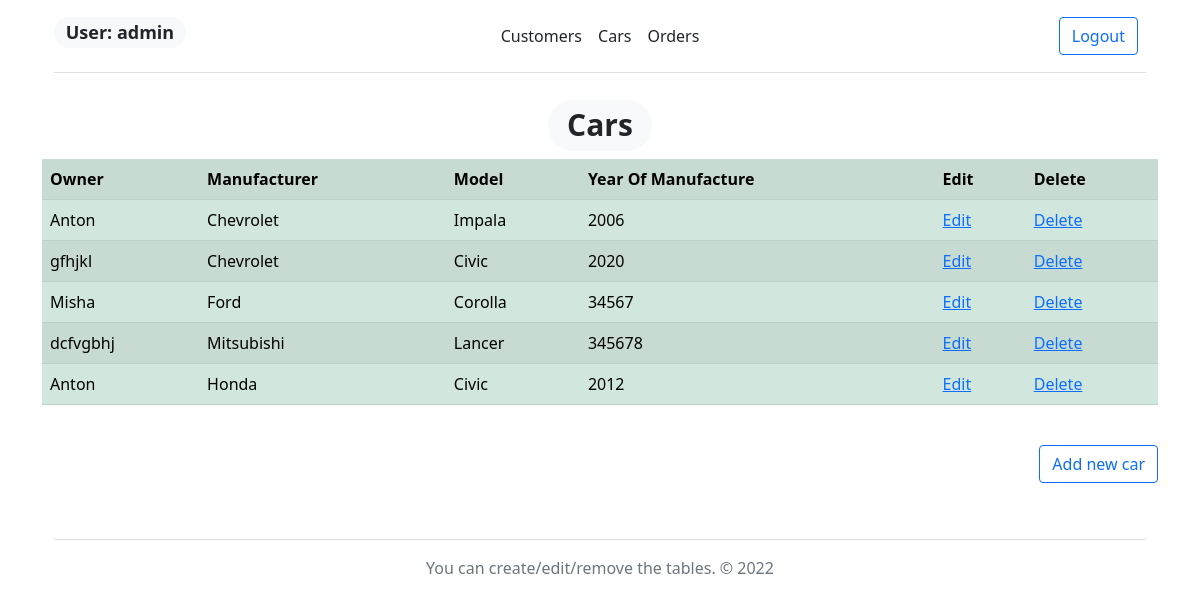
/car/ (signed in), run on an earlier commit of the app's database.
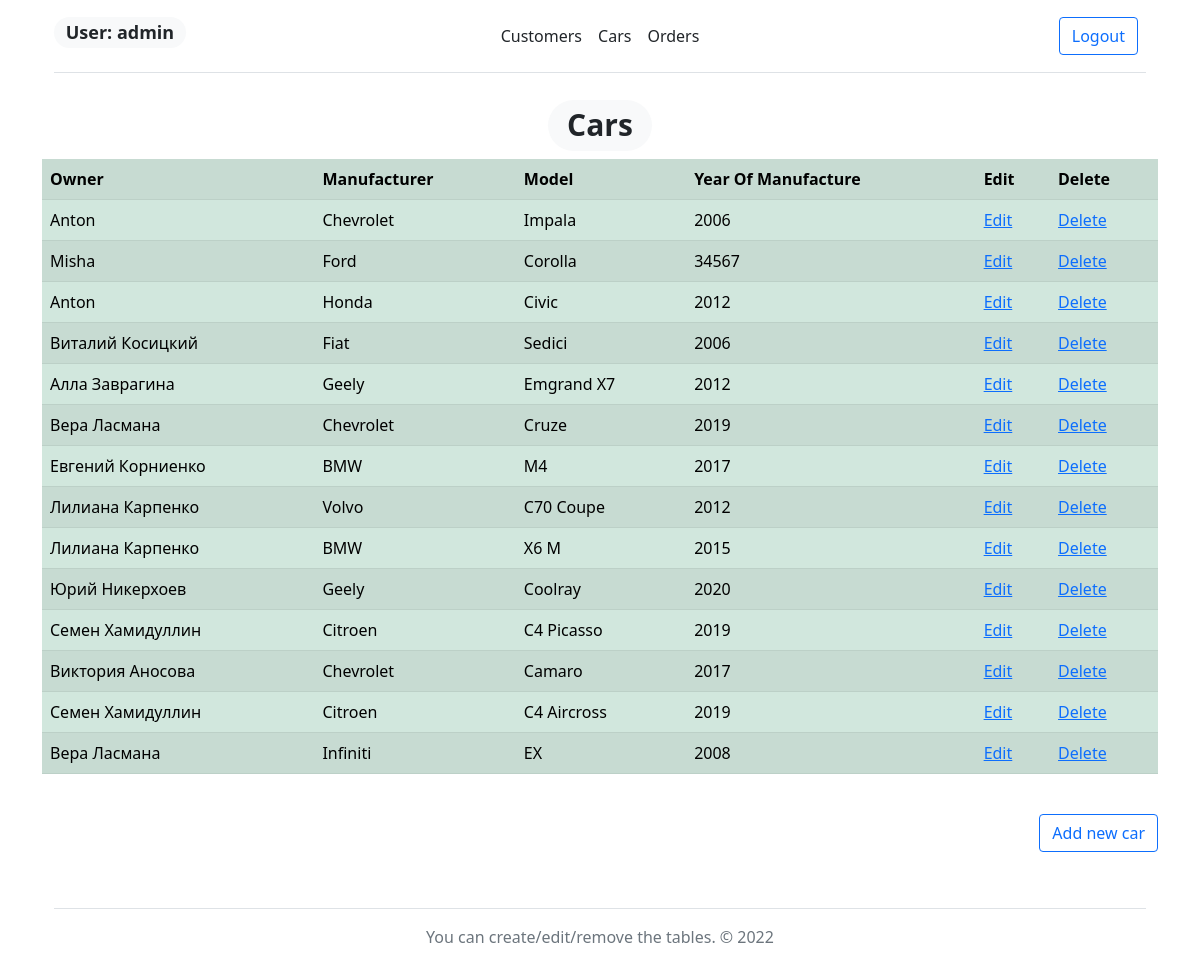
And on a later commit of the database.
### users/models.py (models this page shows, shortened)
class Car(models.Model):
    owner = models.ForeignKey(Customer,
                              on_delete=models.CASCADE)  # on_delete = models.CASCADE при удалении статьи удаляться и комменты
    manufacturer = models.CharField('Manufacturer', max_length=50)
    model = models.CharField('Model', max_length=100)
    yearOfManufacture = models.IntegerField('Year of manufacture')

class Customer(models.Model):
    Name = models.CharField('Name Customer', max_length=100)
    Email = models.EmailField('Email Customer', max_length=254)
    Phone = models.CharField('Phone Customer', max_length=16)
    Address = models.CharField('Address Customer', max_length=100)
    Birthdate = models.DateField('Birthdate Customer')
    def __str__(self):
        return self.Name

### users/views.py (the view)
# urls.py: path('car/', car_home, name='car_home'),
def car_home(request):
    car = Car.objects.all()
    if request.method == 'POST':
        form = CarForm(request.POST)
        if form.is_valid():
            form.save()
    return render(request, 'car.html', {'car': car,
                                        'form_car': CarForm()})

### templates/car.html (shortened to what this page needs)
{% extends 'base.html' %}
{% block content %}
<center><h1><span class="badge rounded-pill bg-light text-dark">Cars</span></h1></center>
{% if edit_car %}
<p class="mt-4">Editing</p>
<form id="edit_car" method="post">
    {% csrf_token %}
    {{form_car}}
</form>
<button form="edit_car" type="submit" class="btn btn-primary mt-4">Edit</button>
{% else %}
<table class="table table-success table-striped">
    <tr>
        <th>Owner</th>
        <th>Manufacturer</th>
        <th>Model</th>
        <th>Year Of Manufacture</th>
        {% if request.user.groups.all.0.name != 'Worker' %}
        <th>Edit</th>
        {% if request.user.groups.all.0.name != 'Reception' %}
        <th>Delete</th>
        {% endif %}
        {% endif %}
    </tr>
    {% for el in car %}
    <tr>
        <td>{{ el.owner }}</td>
        <td>{{ el.manufacturer }}</td>
        <td>{{ el.model }}</td>
        <td>{{ el.yearOfManufacture }}</td>
        {% if request.user.groups.all.0.name != 'Worker' %}
        <td><a href="{% url 'edit_car' el.id %}">Edit</a></td>
        {% if request.user.groups.all.0.name != 'Reception' %}
        <td><a href="{% url 'delete_car' el.id %}">Delete</a></td>
        {% endif %}
        {% endif %}
    </tr>
    {% endfor %}
</table>
{% endif %}
{% if request.user.groups.all.0.name != 'Worker' %}
<p align="right">
    <button type="button" class="btn btn-outline-primary mt-4" data-bs-toggle="modal" data-bs-target="#exampleModal">
        Add new car
    </button>
</p>
{% endif %}
{% endblock %}

What changed in the data, as far as the page shows it:
removed Car: owner "gfhjkl", manufacturer "Chevrolet", model "Civic", yearOfManufacture "2020"
removed Car: owner "dcfvgbhj", manufacturer "Mitsubishi", model "Lancer", yearOfManufacture "345678"
added Car: owner "Виталий Косицкий", manufacturer "Fiat", model "Sedici", yearOfManufacture "2006"
added Car: owner "Алла Заврагина", manufacturer "Geely", model "Emgrand X7", yearOfManufacture "2012"
added Car: owner "Вера Ласмана", manufacturer "Chevrolet", model "Cruze", yearOfManufacture "2019"
added Car: owner "Евгений Корниенко", manufacturer "BMW", model "M4", yearOfManufacture "2017"
added Car: owner "Лилиана Карпенко", manufacturer "Volvo", model "C70 Coupe", yearOfManufacture "2012"
added Car: owner "Лилиана Карпенко", manufacturer "BMW", model "X6 M", yearOfManufacture "2015"
added Car: owner "Юрий Никерхоев", manufacturer "Geely", model "Coolray", yearOfManufacture "2020"
added Car: owner "Семен Хамидуллин", manufacturer "Citroen", model "C4 Picasso", yearOfManufacture "2019"
added Car: owner "Виктория Аносова", manufacturer "Chevrolet", model "Camaro", yearOfManufacture "2017"
added Car: owner "Семен Хамидуллин", manufacturer "Citroen", model "C4 Aircross", yearOfManufacture "2019"
added Car: owner "Вера Ласмана", manufacturer "Infiniti", model "EX", yearOfManufacture "2008"
